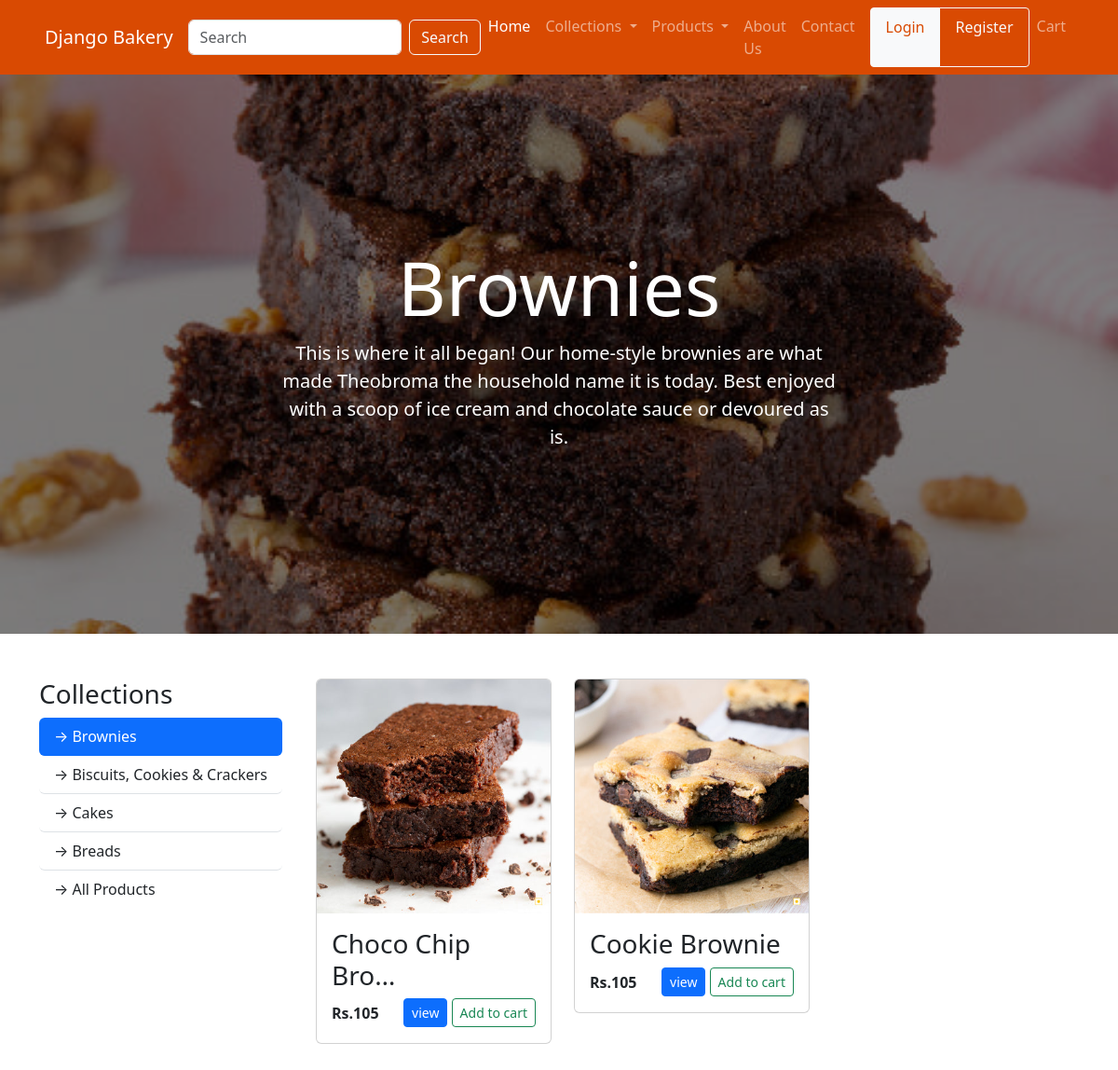
Screenshot of /collection/detail/1 with the database file from the repository.
### inventory/models.py (models this page shows, shortened)
class Collection(models.Model):
    name = models.CharField(max_length=50)
    desc = models.TextField()
    image = models.ImageField(upload_to="collection", blank=True, null=True)
    def __str__(self):
        return self.name

class Product(models.Model):
    food_choices = (
        (0, 'Egg'),
        (1, 'Eggless')
    )
    collection = models.ForeignKey(Collection, on_delete=models.CASCADE, default=1)
    name = models.CharField(max_length=50)
    image = models.ImageField(upload_to="products")
    price = models.PositiveIntegerField(default=50)
    desc = models.TextField(null=True, blank=True)
    food_type = models.IntegerField(choices=food_choices, default=0)
    qty = models.FloatField(default=50.00, null=True, blank=True)
    ingredients = models.TextField(null=True, blank=True)
    is_new = models.BooleanField(default=True)
    is_best_seller = models.BooleanField(default=False)
    is_available = models.BooleanField(default=True)

### inventory/views.py (the view)
# urls.py: path('collection/detail/<int:id>', views.collection, name='collection_detail'),
def collection(request, id):
    c = Collection.objects.get(id=id)
    return render(request, 'inventory/collection.html', context={
        'collection': c,
        'products': Product.objects.filter(collection=c),
        'collections': Collection.objects.all(),
    })

### cart/templatetags/cart_tags.py (called while the page is built)
@register.simple_tag(takes_context=True)
def count_cart_items(context):
    request = context.get('request')
    user = request.user
    if user.is_authenticated:
        if Cart.objects.filter(user=user).exists():
            cart = Cart.objects.get(user=user)
            return CartItem.objects.filter(cart=cart).count()
    return 0

### inventory/templatetags/inventory_tags.py (called while the page is built)
@register.simple_tag()
def get_collections():
    return Collection.objects.all()

@register.simple_tag()
def get_products():
    return Product.objects.all()

### templates/inventory/collection.html (shortened to what this page needs)
{% extends 'layout/base.html' %}
{% load static %}
{% block content %}
<div class="container-fluid px-0 mx-0">
    <div class="row mx-0">
        <div class="col text-center px-0 col-wrapper">
            <img src="{{collection.image.url}}" alt="{{collection.name}}" class="w-100 collection-image">
            <div class="collection-text">
                <h1 class="display-1">{{collection.name}}</h1>
                <p class="lead">
                    {{collection.desc}}
                </p>
            </div>
        </div>
    </div>
</div>
<div class="container my-5">
    <div class="row">
        <div class="col-md-3">
            <h3>Collections</h3>
            <ul class="list-group list-group-flush">
                {% for col in collections %}
                <li class="list-group-item {% if col.id == collection.id %}active{% endif %} rounded">
                    <a class="nav-link" href="{% url 'collection_detail' col.id %}">
                        &rightarrow; {{col.name}}
                    </a>
                </li>
                {% endfor %}
                <li class="list-group-item">
                    <a href="{% url 'product_all' %}" class="nav-link">
                        &rightarrow; All Products
                    </a>
                </li>
            </ul>
        </div>
        <div class="col-md-9">
            <div class="container-fluid">
                <div class="row">
                    {% for prd in products %}
                    <div class="col-md-4">
                        <div class="card">
                            <a href="{% url 'product_detail' prd.id %}" class="text-decoration-none">
                                <img src="{{prd.image.url}}" alt="{{prd.name}}" class="card-img-top">
                            </a>
                            <div class="card-body">
                                <h3 title="{{prd.name}}">
                                    <a href="{% url 'product_detail' prd.id %}" class="text-decoration-none text-dark">
                                        {{prd.name|truncatechars:15}}
                                    </a>
                                </h3>
                                <div class="d-flex justify-content-between">
                                    <p class="fw-bold my-1">Rs.{{prd.price}}</p>
                                    <div class="">
                                        <a href="{% url 'product_detail' prd.id %}" class="btn btn-primary btn-sm">
                                            view
                                        </a>
                                        <a hx-get="{% url 'add_to_cart' prd.id %}" class="btn btn-outline-success btn-sm">
                                            Add to cart
                                        </a>
                                    </div>
                                </div>
                            </div>
                        </div>
                    </div>
                    {% empty %}
                    <div class="alert alert-warning" role="alert">
                        <strong>No Products available</strong> Check later!
                    </div>
                    {% endfor %}
                </div>
            </div>
        </div>
    </div>
</div>
{% endblock content %}

### templates/inventory/collection.html (style rules this page uses)
.collection-image { height: 600px; object-fit: cover; object-position: center; position: absolute; top: 0; left: 0; z-index: -1; }
.col-wrapper { position: relative; background-color: rgba(0, 0, 0, 0.5); color: white; height: 600px; }
.collection-text { position: absolute; top: 50%; left: 50%; transform: translate(-50%, -50%); }

### rows the page displays
Collection: image (picture), name "Brownies", desc "This is where it all began! Our home-style brownies are what made Theobroma the household name it is today. Best enjoyed with a scoop of ice cream and chocolate sauce or devoured as is."
Collection: name "Biscuits, Cookies & Crackers"
Collection: name "Cakes"
Collection: name "Breads"
Product: image (picture), name "Choco Chip Bro…", price "105"
Product: image (picture), name "Cookie Brownie", price "105"
